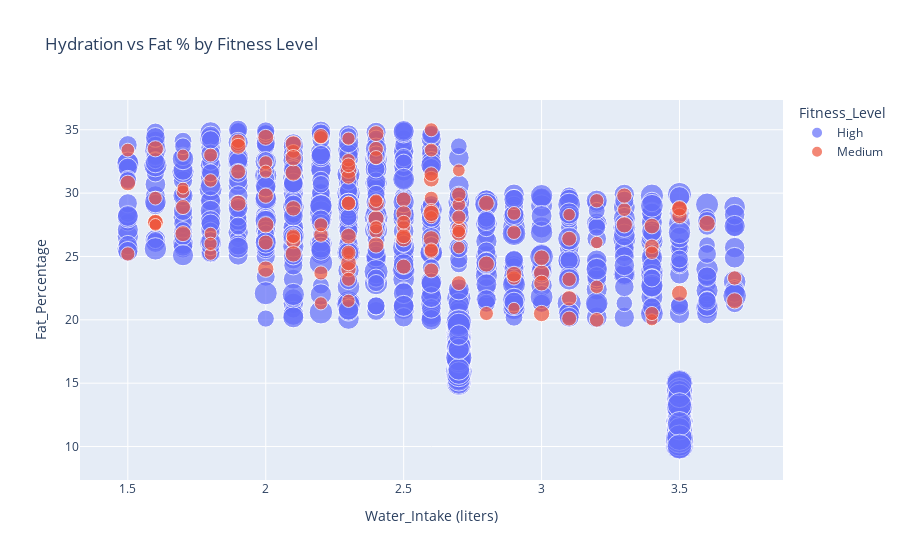

Write notebook code for a chart like this one.
### Markdown cell above
This plot highlights the inverse relationship between hydration and body fat, segmented by fitness level. It supports the hypothesis that proper hydration is associated with better body composition and fitness outcomes.

### Code cell
fig = px.scatter(df,
                 x="Water_Intake (liters)",
                 y="Fat_Percentage",
                 size="Calories_Burned",
                 color="Fitness_Level",
                 hover_data=["Age", "Gender"],
                 title="Hydration vs Fat % by Fitness Level")
fig.show()

### Figure 1 — Plotly figure (JSON) as saved in the notebook; plotly's stock layout.template omitted (floating-point values rounded to 4 significant figures; data arrays with more than 128 entries replaced by an {"elided": "..."} marker saying what was removed)
{"data": [{"customdata": {"elided": "841x2 mixed values"}, "hovertemplate": "Fitness_Level=High<br>Water_Intake (liters)=%{x}<br>Fat_Percentage=%{y}<br>Calories_Burned=%{marker.size}<br>Age=%{customdata[0]}<br>Gender=%{customdata[1]}<extra></extra>", "legendgroup": "High", "marker": {"color": "#636efa", "size": {"elided": "841 float values"}, "sizemode": "area", "sizeref": 4.457, "symbol": "circle"}, "mode": "markers", "name": "High", "orientation": "v", "showlegend": true, "type": "scatter", "x": {"elided": "841 float values"}, "xaxis": "x", "y": {"elided": "841 float values"}, "yaxis": "y"}, {"customdata": {"elided": "132x2 mixed values"}, "hovertemplate": "Fitness_Level=Medium<br>Water_Intake (liters)=%{x}<br>Fat_Percentage=%{y}<br>Calories_Burned=%{marker.size}<br>Age=%{customdata[0]}<br>Gender=%{customdata[1]}<extra></extra>", "legendgroup": "Medium", "marker": {"color": "#EF553B", "size": {"elided": "132 float values"}, "sizemode": "area", "sizeref": 4.457, "symbol": "circle"}, "mode": "markers", "name": "Medium", "orientation": "v", "showlegend": true, "type": "scatter", "x": {"elided": "132 float values"}, "xaxis": "x", "y": {"elided": "132 float values"}, "yaxis": "y"}], "layout": {"legend": {"itemsizing": "constant", "title": {"text": "Fitness_Level"}, "tracegroupgap": 0}, "title": {"text": "Hydration vs Fat % by Fitness Level"}, "xaxis": {"anchor": "y", "domain": [0, 1], "title": {"text": "Water_Intake (liters)"}}, "yaxis": {"anchor": "x", "domain": [0, 1], "title": {"text": "Fat_Percentage"}}}}
